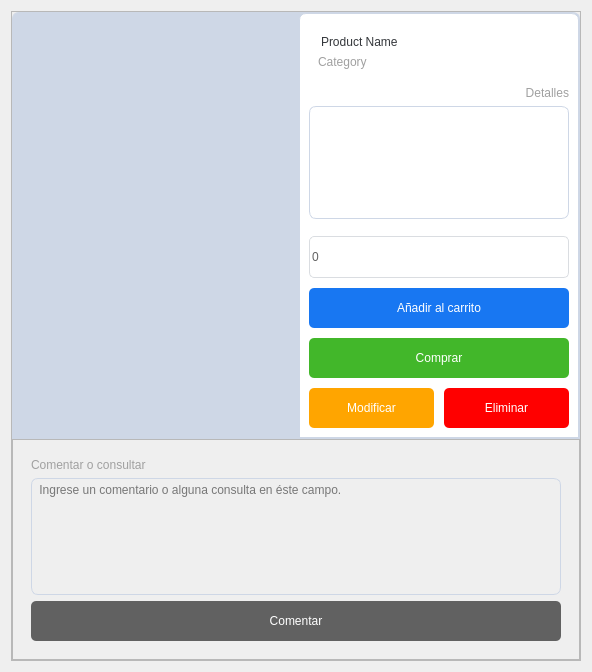
<?xml version="1.0" encoding="UTF-8"?>
<ui version="4.0">
 <class>Form</class>
 <widget class="QWidget" name="Form">
  <property name="geometry">
   <rect>
    <x>0</x>
    <y>0</y>
    <width>592</width>
    <height>672</height>
   </rect>
  </property>
  <property name="windowTitle">
   <string>Form</string>
  </property>
  <property name="styleSheet">
   <string notr="true"/>
  </property>
  <layout class="QVBoxLayout" name="verticalLayout">
   <item>
    <widget class="QFrame" name="fme_card_content_0">
     <property name="minimumSize">
      <size>
       <width>570</width>
       <height>650</height>
      </size>
     </property>
     <property name="styleSheet">
      <string notr="true"/>
     </property>
     <property name="frameShape">
      <enum>QFrame::StyledPanel</enum>
     </property>
     <property name="frameShadow">
      <enum>QFrame::Raised</enum>
     </property>
     <layout class="QVBoxLayout" name="verticalLayout_18">
      <property name="spacing">
       <number>0</number>
      </property>
      <property name="leftMargin">
       <number>0</number>
      </property>
      <property name="topMargin">
       <number>0</number>
      </property>
      <property name="rightMargin">
       <number>0</number>
      </property>
      <property name="bottomMargin">
       <number>0</number>
      </property>
      <item>
       <widget class="QFrame" name="fme_image_cap_2">
        <property name="styleSheet">
         <string notr="true">QFrame {
	background-color : #CED7E6;
	border : 1px solid;
	border-color: #CED7E6;
    border-top-right-radius: 7px;
	border-top-left-radius: 7px;
	border-bottom-right-radius: 0px;
	border-bottom-left-radius: 0px;
}</string>
        </property>
        <property name="frameShape">
         <enum>QFrame::StyledPanel</enum>
        </property>
        <property name="frameShadow">
         <enum>QFrame::Raised</enum>
        </property>
        <property name="lineWidth">
         <number>1</number>
        </property>
        <property name="midLineWidth">
         <number>0</number>
        </property>
        <layout class="QHBoxLayout" name="horizontalLayout" stretch="0,0">
         <property name="spacing">
          <number>7</number>
         </property>
         <property name="sizeConstraint">
          <enum>QLayout::SetDefaultConstraint</enum>
         </property>
         <property name="leftMargin">
          <number>0</number>
         </property>
         <property name="topMargin">
          <number>0</number>
         </property>
         <property name="rightMargin">
          <number>0</number>
         </property>
         <property name="bottomMargin">
          <number>0</number>
         </property>
         <item>
          <widget class="QFrame" name="fme_image">
           <property name="frameShape">
            <enum>QFrame::StyledPanel</enum>
           </property>
           <property name="frameShadow">
            <enum>QFrame::Raised</enum>
           </property>
           <property name="lineWidth">
            <number>1</number>
           </property>
          </widget>
         </item>
         <item>
          <widget class="QFrame" name="frame">
           <property name="minimumSize">
            <size>
             <width>280</width>
             <height>425</height>
            </size>
           </property>
           <property name="styleSheet">
            <string notr="true">QFrame {
	background-color : #FFF;
}</string>
           </property>
           <property name="frameShape">
            <enum>QFrame::StyledPanel</enum>
           </property>
           <property name="frameShadow">
            <enum>QFrame::Raised</enum>
           </property>
           <layout class="QVBoxLayout" name="verticalLayout_3">
            <item>
             <widget class="QFrame" name="frame_12">
              <property name="sizePolicy">
               <sizepolicy hsizetype="Preferred" vsizetype="Preferred">
                <horstretch>0</horstretch>
                <verstretch>0</verstretch>
               </sizepolicy>
              </property>
              <property name="styleSheet">
               <string notr="true">QFrame {
	border : none;
	border-color: transparent;
    border-top-right-radius: 0px;
	border-top-left-radius: 0px;
	border-bottom-right-radius: 0px;
	border-bottom-left-radius: 0px;
}</string>
              </property>
              <property name="frameShape">
               <enum>QFrame::StyledPanel</enum>
              </property>
              <property name="frameShadow">
               <enum>QFrame::Raised</enum>
              </property>
              <layout class="QVBoxLayout" name="verticalLayout_24" stretch="0,0">
               <property name="topMargin">
                <number>0</number>
               </property>
               <property name="bottomMargin">
                <number>0</number>
               </property>
               <item>
                <widget class="QLabel" name="lbl_card_title">
                 <property name="styleSheet">
                  <string notr="true">QLabel {
	margin-top : 12px;
	font : 18px &quot;Arial&quot;;
	color: #34373B;
}</string>
                 </property>
                 <property name="text">
                  <string>Product Name</string>
                 </property>
                </widget>
               </item>
               <item>
                <widget class="QLabel" name="lbl_card_subtitle">
                 <property name="styleSheet">
                  <string notr="true">QLabel {
	font : 18px &quot;Arial&quot;;
	color: #A0A0A0;
}</string>
                 </property>
                 <property name="text">
                  <string>Category</string>
                 </property>
                </widget>
               </item>
              </layout>
             </widget>
            </item>
            <item>
             <widget class="QFrame" name="frame_2">
              <property name="styleSheet">
               <string notr="true">QFrame {
	border : none;
}</string>
              </property>
              <property name="frameShape">
               <enum>QFrame::StyledPanel</enum>
              </property>
              <property name="frameShadow">
               <enum>QFrame::Raised</enum>
              </property>
              <layout class="QVBoxLayout" name="verticalLayout_6">
               <property name="leftMargin">
                <number>0</number>
               </property>
               <property name="topMargin">
                <number>11</number>
               </property>
               <property name="rightMargin">
                <number>0</number>
               </property>
               <property name="bottomMargin">
                <number>11</number>
               </property>
               <item>
                <widget class="QLabel" name="label">
                 <property name="sizePolicy">
                  <sizepolicy hsizetype="Preferred" vsizetype="Fixed">
                   <horstretch>0</horstretch>
                   <verstretch>0</verstretch>
                  </sizepolicy>
                 </property>
                 <property name="styleSheet">
                  <string notr="true">QLabel {
	font : 18px &quot;Arial&quot;;
	color: #A0A0A0;
}</string>
                 </property>
                 <property name="text">
                  <string>Detalles</string>
                 </property>
                 <property name="alignment">
                  <set>Qt::AlignRight|Qt::AlignTrailing|Qt::AlignVCenter</set>
                 </property>
                </widget>
               </item>
               <item>
                <widget class="QTextEdit" name="ted_message_2">
                 <property name="sizePolicy">
                  <sizepolicy hsizetype="Preferred" vsizetype="Preferred">
                   <horstretch>0</horstretch>
                   <verstretch>0</verstretch>
                  </sizepolicy>
                 </property>
                 <property name="autoFillBackground">
                  <bool>false</bool>
                 </property>
                 <property name="styleSheet">
                  <string notr="true">QTextEdit {
	background-color: transparent;
	border : 1px solid;
	border-color: #CED7E6;
	border-radius: 7px;
	font : 17px &quot;Arial&quot;;
}</string>
                 </property>
                 <property name="readOnly">
                  <bool>true</bool>
                 </property>
                 <property name="html">
                  <string>&lt;!DOCTYPE HTML PUBLIC &quot;-//W3C//DTD HTML 4.0//EN&quot; &quot;http://www.w3.org/TR/REC-html40/strict.dtd&quot;&gt;
&lt;html&gt;&lt;head&gt;&lt;meta name=&quot;qrichtext&quot; content=&quot;1&quot; /&gt;&lt;style type=&quot;text/css&quot;&gt;
p, li { white-space: pre-wrap; }
&lt;/style&gt;&lt;/head&gt;&lt;body style=&quot; font-family:'Arial'; font-size:17px; font-weight:400; font-style:normal;&quot;&gt;
&lt;p style=&quot;-qt-paragraph-type:empty; margin-top:0px; margin-bottom:0px; margin-left:0px; margin-right:0px; -qt-block-indent:0; text-indent:0px;&quot;&gt;&lt;br /&gt;&lt;/p&gt;&lt;/body&gt;&lt;/html&gt;</string>
                 </property>
                </widget>
               </item>
              </layout>
             </widget>
            </item>
            <item>
             <widget class="QFrame" name="frame_14">
              <property name="styleSheet">
               <string notr="true">QFrame {
	border : none;
	border-color: transparent;
	border-bottom-right-radius: 0px;
	border-bottom-left-radius: 0px;
}</string>
              </property>
              <property name="frameShape">
               <enum>QFrame::StyledPanel</enum>
              </property>
              <property name="frameShadow">
               <enum>QFrame::Raised</enum>
              </property>
              <layout class="QVBoxLayout" name="verticalLayout_2">
               <property name="spacing">
                <number>10</number>
               </property>
               <property name="leftMargin">
                <number>0</number>
               </property>
               <property name="topMargin">
                <number>0</number>
               </property>
               <property name="rightMargin">
                <number>0</number>
               </property>
               <property name="bottomMargin">
                <number>0</number>
               </property>
               <item>
                <widget class="QSpinBox" name="sbx_amount">
                 <property name="styleSheet">
                  <string notr="true">QLineEdit, QTextEdit, QComboBox, QSpinBox, QDoubleSpinBox {
	background-color : transparent;
	border : 1px solid #DADDE1;
	border-radius : 5px;
	color : #616161;
	min-height : 40px;
	font : 77 18px &quot;Arial&quot;;
}</string>
                 </property>
                </widget>
               </item>
               <item>
                <widget class="QPushButton" name="btn_add_to_cart">
                 <property name="sizePolicy">
                  <sizepolicy hsizetype="Preferred" vsizetype="Fixed">
                   <horstretch>0</horstretch>
                   <verstretch>0</verstretch>
                  </sizepolicy>
                 </property>
                 <property name="toolTip">
                  <string>Mostrar productos</string>
                 </property>
                 <property name="styleSheet">
                  <string notr="true">QPushButton {
	color : #FFFFFF;
	border-style : solid;
	border-radius: 5px;
	min-height : 40px;
	font : 77 18px &quot;Arial&quot;;
	background-color : #1877F2;
	padding-left : 20px;
	padding-right : 20px;
}

QPushButton:hover {
	border: 1px solid #FFF;
	border-radius: 5px;
}

QPushButton:pressed {
	background-color : transparent;
	color : #1877F2;
	border: 1px solid #1877F2;
	border-radius: 5px;
}

</string>
                 </property>
                 <property name="text">
                  <string>Añadir al carrito</string>
                 </property>
                </widget>
               </item>
               <item>
                <widget class="QPushButton" name="btn_buy">
                 <property name="sizePolicy">
                  <sizepolicy hsizetype="Preferred" vsizetype="Fixed">
                   <horstretch>0</horstretch>
                   <verstretch>0</verstretch>
                  </sizepolicy>
                 </property>
                 <property name="toolTip">
                  <string>Mostrar productos</string>
                 </property>
                 <property name="styleSheet">
                  <string notr="true">QPushButton {
	color : #FFFFFF;
	border-style : solid;
	border-radius: 5px;
	min-height : 40px;
	font : 77 18px &quot;Arial&quot;;
	background-color : #42B72A;
	padding-left : 20px;
	padding-right : 20px;
}

QPushButton:hover {
	border: 1px solid #FFF;
	border-radius: 5px;
}

QPushButton:pressed {
	background-color : transparent;
	color : #42B72A;
	border: 1px solid #42B72A;
	border-radius: 5px;
}

</string>
                 </property>
                 <property name="text">
                  <string>Comprar</string>
                 </property>
                </widget>
               </item>
               <item>
                <widget class="QFrame" name="frame_4">
                 <property name="frameShape">
                  <enum>QFrame::StyledPanel</enum>
                 </property>
                 <property name="frameShadow">
                  <enum>QFrame::Raised</enum>
                 </property>
                 <layout class="QHBoxLayout" name="horizontalLayout_3">
                  <property name="spacing">
                   <number>10</number>
                  </property>
                  <property name="leftMargin">
                   <number>0</number>
                  </property>
                  <property name="topMargin">
                   <number>0</number>
                  </property>
                  <property name="rightMargin">
                   <number>0</number>
                  </property>
                  <property name="bottomMargin">
                   <number>0</number>
                  </property>
                  <item>
                   <widget class="QPushButton" name="btn_edit">
                    <property name="sizePolicy">
                     <sizepolicy hsizetype="Preferred" vsizetype="Fixed">
                      <horstretch>0</horstretch>
                      <verstretch>0</verstretch>
                     </sizepolicy>
                    </property>
                    <property name="toolTip">
                     <string>Mostrar productos</string>
                    </property>
                    <property name="styleSheet">
                     <string notr="true">QPushButton {
	color : #FFFFFF;
	border-style : solid;
	border-radius: 5px;
	min-height : 40px;
	font : 77 18px &quot;Arial&quot;;
	background-color : orange;
	padding-left : 20px;
	padding-right : 20px;
}

QPushButton:hover {
	border: 1px solid #FFF;
	border-radius: 5px;
}

QPushButton:pressed {
	background-color : transparent;
	color : orange;
	border: 1px solid orange;
	border-radius: 5px;
}

</string>
                    </property>
                    <property name="text">
                     <string>Modificar</string>
                    </property>
                   </widget>
                  </item>
                  <item>
                   <widget class="QPushButton" name="btn_remove">
                    <property name="sizePolicy">
                     <sizepolicy hsizetype="Preferred" vsizetype="Fixed">
                      <horstretch>0</horstretch>
                      <verstretch>0</verstretch>
                     </sizepolicy>
                    </property>
                    <property name="toolTip">
                     <string>Mostrar productos</string>
                    </property>
                    <property name="styleSheet">
                     <string notr="true">QPushButton {
	color : #FFFFFF;
	border-style : solid;
	border-radius: 5px;
	min-height : 40px;
	font : 77 18px &quot;Arial&quot;;
	background-color : red;
	padding-left : 20px;
	padding-right : 20px;
}

QPushButton:hover {
	border: 1px solid #FFF;
	border-radius: 5px;
}

QPushButton:pressed {
	background-color : transparent;
	color : red;
	border: 1px solid red;
	border-radius: 5px;
}

</string>
                    </property>
                    <property name="text">
                     <string>Eliminar</string>
                    </property>
                   </widget>
                  </item>
                 </layout>
                </widget>
               </item>
              </layout>
             </widget>
            </item>
           </layout>
          </widget>
         </item>
        </layout>
       </widget>
      </item>
      <item>
       <widget class="QFrame" name="fme_card_content_2">
        <property name="styleSheet">
         <string notr="true"/>
        </property>
        <property name="frameShape">
         <enum>QFrame::StyledPanel</enum>
        </property>
        <property name="frameShadow">
         <enum>QFrame::Raised</enum>
        </property>
        <layout class="QVBoxLayout" name="verticalLayout_5">
         <item>
          <widget class="QFrame" name="frame_3">
           <property name="styleSheet">
            <string notr="true">QFrame {
	border : none;
}</string>
           </property>
           <property name="frameShape">
            <enum>QFrame::StyledPanel</enum>
           </property>
           <property name="frameShadow">
            <enum>QFrame::Raised</enum>
           </property>
           <layout class="QHBoxLayout" name="horizontalLayout_2">
            <property name="leftMargin">
             <number>0</number>
            </property>
            <property name="topMargin">
             <number>0</number>
            </property>
            <property name="rightMargin">
             <number>0</number>
            </property>
            <property name="bottomMargin">
             <number>0</number>
            </property>
            <item>
             <widget class="QFrame" name="frame_11">
              <property name="layoutDirection">
               <enum>Qt::RightToLeft</enum>
              </property>
              <property name="styleSheet">
               <string notr="true">QFrame {
	border : none;
}</string>
              </property>
              <property name="frameShape">
               <enum>QFrame::StyledPanel</enum>
              </property>
              <property name="frameShadow">
               <enum>QFrame::Raised</enum>
              </property>
              <layout class="QVBoxLayout" name="verticalLayout_4">
               <item>
                <widget class="QLabel" name="label_2">
                 <property name="sizePolicy">
                  <sizepolicy hsizetype="Preferred" vsizetype="Fixed">
                   <horstretch>0</horstretch>
                   <verstretch>0</verstretch>
                  </sizepolicy>
                 </property>
                 <property name="styleSheet">
                  <string notr="true">QLabel {
	font : 18px &quot;Arial&quot;;
	color: #A0A0A0;
}</string>
                 </property>
                 <property name="text">
                  <string>Comentar o consultar</string>
                 </property>
                </widget>
               </item>
               <item>
                <widget class="QTextEdit" name="ted_message">
                 <property name="sizePolicy">
                  <sizepolicy hsizetype="Preferred" vsizetype="Preferred">
                   <horstretch>0</horstretch>
                   <verstretch>0</verstretch>
                  </sizepolicy>
                 </property>
                 <property name="styleSheet">
                  <string notr="true">QTextEdit {
	background-color: transparent;
	border : 1px solid;
	border-color: #CED7E6;
	border-radius: 7px;
	font : 17px &quot;Arial&quot;;
}</string>
                 </property>
                 <property name="placeholderText">
                  <string> Ingrese un comentario o alguna consulta en éste campo.</string>
                 </property>
                </widget>
               </item>
               <item>
                <widget class="QPushButton" name="btn_send_message">
                 <property name="sizePolicy">
                  <sizepolicy hsizetype="Preferred" vsizetype="Fixed">
                   <horstretch>0</horstretch>
                   <verstretch>0</verstretch>
                  </sizepolicy>
                 </property>
                 <property name="styleSheet">
                  <string notr="true">QPushButton {
	color : #FFFFFF;
	border-style : solid;
	border-radius: 5px;
	min-height : 40px;
	font : 77 18px &quot;Arial&quot;;
	background-color : #616161;
	padding-left : 20px;
	padding-right : 20px;
}

QPushButton:hover {
	border: 1px solid #FFF;
	border-radius: 5px;
}

QPushButton:pressed {
	background-color : transparent;
	color : #42B72A;
	border: 1px solid #616161;
	border-radius: 5px;
}

</string>
                 </property>
                 <property name="text">
                  <string>Comentar</string>
                 </property>
                </widget>
               </item>
              </layout>
             </widget>
            </item>
           </layout>
          </widget>
         </item>
         <item>
          <spacer name="verticalSpacer">
           <property name="orientation">
            <enum>Qt::Vertical</enum>
           </property>
           <property name="sizeHint" stdset="0">
            <size>
             <width>20</width>
             <height>40</height>
            </size>
           </property>
          </spacer>
         </item>
        </layout>
       </widget>
      </item>
     </layout>
    </widget>
   </item>
  </layout>
 </widget>
 <resources>
  <include location="assets.qrc"/>
 </resources>
 <connections/>
</ui>
